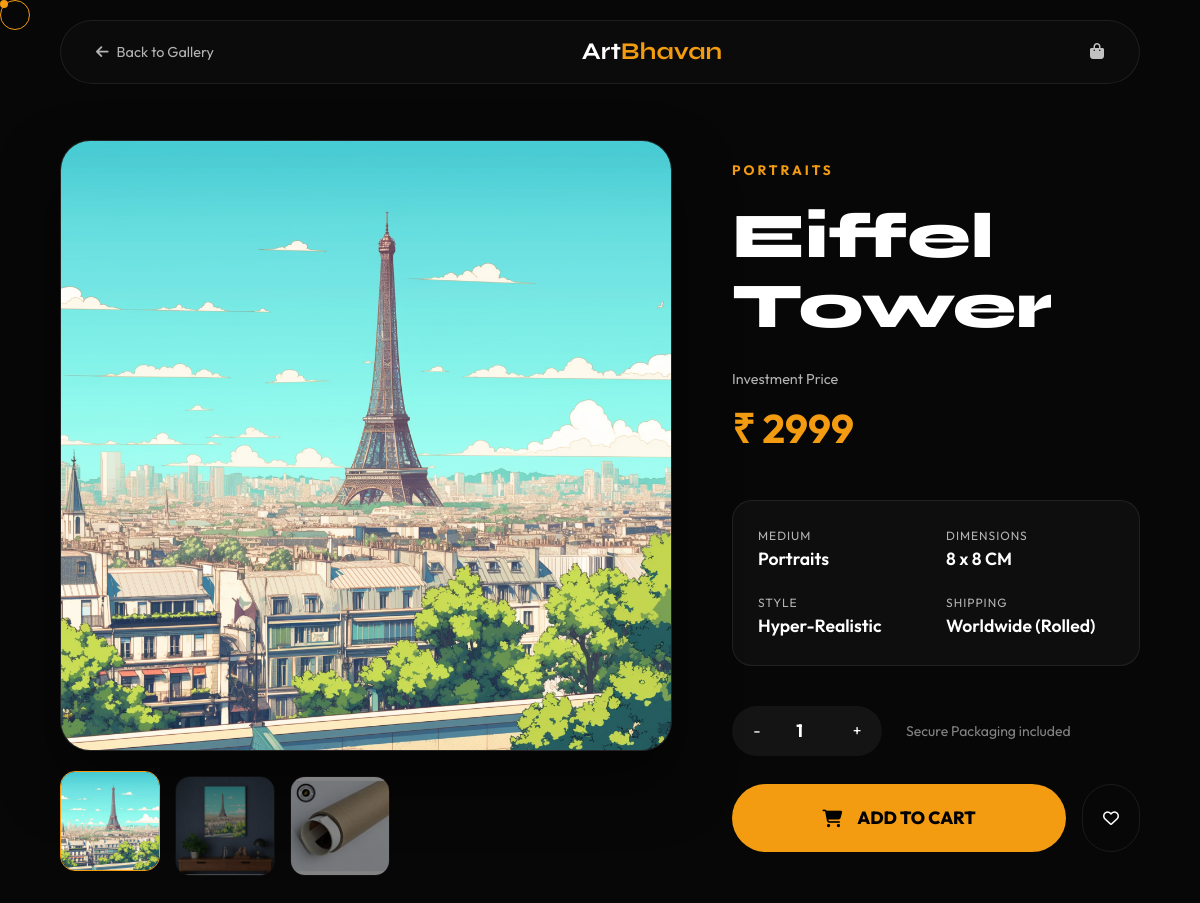
The page /artwork/12/ on the database its author committed.
### paintings/models.py (models this page shows, shortened)
class Artwork(models.Model):
    CATEGORY_CHOICES = [
        ('Sketches', 'Sketches'),
        ('Portraits', 'Portraits'),
        ('Oil Paintings', 'Oil Paintings'),
        ('Digital Art', 'Digital Art'),
    ]
    title = models.CharField(max_length=200)
    image = models.ImageField(upload_to='artworks/')
    thumbnail_2 = models.ImageField(upload_to='artworks/', blank=True, null=True)
    thumbnail_3 = models.ImageField(upload_to='artworks/', blank=True, null=True)
    thumbnail_4 = models.ImageField(upload_to='artworks/', blank=True, null=True)
    category = models.CharField(max_length=50, choices=CATEGORY_CHOICES)
    price = models.DecimalField(max_digits=10, decimal_places=2)
    height = models.PositiveIntegerField(help_text="Height in cm")
    width = models.PositiveIntegerField(help_text="Width in cm")
    description = models.TextField(blank=True, null=True)

### paintings/views.py (the view)
# urls.py: path('artwork/<int:artwork_id>/', views.artwork_detail, name='artwork_detail'),
def artwork_detail(request, artwork_id):
    artwork = get_object_or_404(Artwork, id=artwork_id)
    return render(request, 'artwork_detail.html', {'artwork': artwork})

### paintings/templates/artwork_detail.html (shortened to what this page needs)
{% load static %}
<!DOCTYPE html>
<html lang="en">
<head>
    <link href="https://cdn.jsdelivr.net/npm/bootstrap@5.3.0/dist/css/bootstrap.min.css" rel="stylesheet">
    <link rel="stylesheet" href="https://cdnjs.cloudflare.com/ajax/libs/font-awesome/6.4.2/css/all.min.css">
    <link rel="stylesheet" href="{% static 'css/modern_artwork_detail.css' %}">
</head>
<body>
    <div class="custom-cursor"></div>
    <div class="custom-cursor-follower"></div>
    <nav class="glass-nav">
        <div class="nav-container">
            <a href="{% url 'userdashboard' %}" class="back-btn">
                <i class="fas fa-arrow-left"></i>
                <span>Back to Gallery</span>
            </a>
            <a href="/" class="brand-logo">Art<span>Bhavan</span></a>
            <div class="nav-links d-none d-md-flex gap-4">
                <a href="{% url 'cart' %}" class="text-decoration-none text-white opacity-75">
                    <i class="fas fa-shopping-bag"></i>
                </a>
            </div>
        </div>
    </nav>
    <section class="artwork-detail-section">
        <div class="detail-container">
            <div class="visual-side">
                <div class="main-image-wrapper">
                    <img id="mainArtworkImage" src="{{ artwork.image.url }}" alt="{{ artwork.title }}">
                </div>
                <div class="thumbnails-strip">
                    <div class="thumb-item active" onclick="changeImage('{{ artwork.image.url }}', this)">
                        <img src="{{ artwork.image.url }}" alt="Thumbnail Main">
                    </div>
                    {% if artwork.thumbnail_3 %}
                    <div class="thumb-item" onclick="changeImage('{{ artwork.thumbnail_3.url }}', this)">
                        <img src="{{ artwork.thumbnail_3.url }}" alt="Thumbnail 3">
                    </div>
                    {% endif %}
                    {% if artwork.thumbnail_4 %}
                    <div class="thumb-item" onclick="changeImage('{{ artwork.thumbnail_4.url }}', this)">
                        <img src="{{ artwork.thumbnail_4.url }}" alt="Thumbnail 4">
                    </div>
                    {% endif %}
                </div>
            </div>
            <div class="info-side">
                <span class="category-tag">{{ artwork.category }}</span>
                <h1 class="artwork-title">{{ artwork.title }}</h1>
                <div class="price-box">
                    <p class="price-label">Investment Price</p>
                    <div class="price-amount">₹ {{ artwork.price|floatformat:0 }}</div>
                </div>
                <div class="spec-grid">
                    <div class="spec-item">
                        <span class="spec-label">Medium</span>
                        <span class="spec-value">{{ artwork.category }}</span>
                    </div>
                    <div class="spec-item">
                        <span class="spec-label">Dimensions</span>
                        <span class="spec-value">{{ artwork.width }} x {{ artwork.height }} CM</span>
                    </div>
                    <div class="spec-item">
                        <span class="spec-label">Style</span>
                        <span class="spec-value">Hyper-Realistic</span>
                    </div>
                    <div class="spec-item">
                        <span class="spec-label">Shipping</span>
                        <span class="spec-value">Worldwide (Rolled)</span>
                    </div>
                </div>
                <form method="post" action="{% url 'add_to_cart' artwork.id %}" class="purchase-controls">
                    <div class="d-flex align-items-center gap-4">
                        <div class="qty-selector">
                            <button type="button" class="qty-btn" onclick="updateQty(-1)">-</button>
                            <input type="number" name="quantity" id="quantity" value="1" min="1" class="qty-input"
                                readonly>
                            <button type="button" class="qty-btn" onclick="updateQty(1)">+</button>
                        </div>
                        <p class="text-white-50 m-0 small">Secure Packaging included</p>
                    </div>
                    <div class="d-flex gap-3 mt-2">
                        <button type="submit" class="btn-add-cart">
                            <i class="fas fa-shopping-cart"></i>
                            ADD TO CART
                        </button>
                        <button type="button" class="btn-wishlist">
                            <i class="far fa-heart"></i>
                        </button>
                    </div>
                </form>
            </div>
        </div>
    </section>
</body>
</html>

### rows shown on the page
Artwork: image (picture), thumbnail_3 (picture), thumbnail_4 (picture), category "PORTRAITS", title "Eiffel Tower", price "2999", category "Portraits", width "8", height "8"
